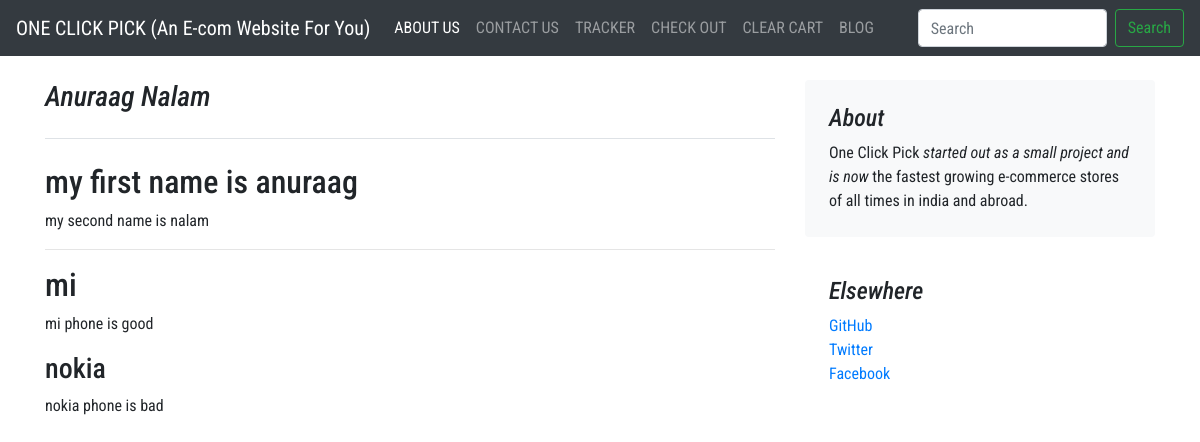
The page /blog/blogpost/1 on the database its author committed.
### blog/models.py (models this page shows)
class Blogpost(models.Model):
    post_id=models.AutoField(primary_key=True)
    title=models.CharField(max_length=70)
    head0=models.CharField(max_length=1000)
    chead0=models.CharField(max_length=1000)
    head1=models.CharField(max_length=1000)
    chead1=models.CharField(max_length=1000)
    head2=models.CharField(max_length=1000)
    chead2=models.CharField(max_length=1000)
    pub_date=models.DateField()
    image=models.ImageField(upload_to='shop/images',default='')
    def __str__(self):
        return self.title

### blog/views.py (the view)
# urls.py: path('blogpost/<int:id>',views.blogpost,name='blogPost'),
def blogpost(request,id):
    post=Blogpost.objects.filter(post_id=id)[0]
    '''by writing 0 at the end, we are passing the object at zeroth position but not the whole list (this list consists of one item only
    because the ids are unique)'''
    print(post)
    return render(request,'blog/blogpost.html',{'post':post})

### blog/templates/blog/blogpost.html (shortened to what this page needs)
<!DOCTYPE html>
<html lang="en">
  <head>
    <link rel="stylesheet" href="https://stackpath.bootstrapcdn.com/bootstrap/4.5.0/css/bootstrap.min.css">
  </head>
  <body>
    <nav class="navbar navbar-expand-lg navbar-dark bg-dark">
      <a class="navbar-brand" href="#">ONE CLICK PICK (An E-com Website For You)</a>
      <div class="collapse navbar-collapse" id="navbarSupportedContent">
        <ul class="navbar-nav mr-auto">
          <li class="nav-item active">
            <a class="nav-link" href="/shop/about">ABOUT US <span class="sr-only">(current)</span></a>
          </li>
          <li class="nav-item">
            <a class="nav-link" href="/shop/contact">CONTACT US</a>
          </li>
          <li class="nav-item">
            <a class="nav-link" href="/shop/tracker">TRACKER</a>
          </li>
          <li class="nav-item">
            <a class="nav-link" href="/shop/checkout">CHECK OUT</a>
          </li>
          <li class="nav-item" id='clearcart'>
            <a class="nav-link" href="#">CLEAR CART</a>
          </li>
          <li class="nav-item" id='blog'>
            <a class="nav-link" href="/blog">BLOG</a>
          </li>
        </ul>
        <form class="form-inline my-2 my-lg-0">
          <input class="form-control mr-sm-2" type="search" placeholder="Search" aria-label="Search">
          <button class="btn btn-outline-success my-2 my-sm-0" type="submit">Search</button>
        </form>
      </div>
    </nav>
    <div class="container">
    <div class="row mt-4">
        <div class="col-md-8 blog-main">
            <h3 class="pb-4 mb-4 font-italic border-bottom">
                {{post.title}}
            </h3>
            <div class="blog-post">
                <h2 class="blog-post-title">{{post.head0}}</h2>
                <p>{{post.chead0}}</p>
                <hr>
                <h2>{{post.head1}}</h2>
                <p>{{post.chead1}}</p>
                <h3>{{post.head2}}</h3>
                <p>{{post.chead2}}</p>
            </div>
        </div>
        <aside class="col-md-4 blog-sidebar">
            <div class="p-4 mb-3 bg-light rounded">
                <h4 class="font-italic">About</h4>
                <p class="mb-0">One Click Pick <em>started out as a small project and is now</em> the fastest growing e-commerce stores of all times in india and abroad.</p>
            </div>
            <div class="p-4">
                <h4 class="font-italic">Elsewhere</h4>
                <ol class="list-unstyled">
                    <li><a href="#">GitHub</a></li>
                    <li><a href="#">Twitter</a></li>
                    <li><a href="#">Facebook</a></li>
                </ol>
            </div>
        </aside>
    </div>
</div>
</body>
</html>

### blog/templates/blog/blogpost.html (style rules this page uses)
body { font-family: 'Dancing Script', cursive; font-family: 'Roboto Condensed', sans-serif; }

### rows shown on the page
Blogpost: title "Anuraag Nalam", head0 "my first name is anuraag", chead0 "my second name is nalam", head1 "mi", chead1 "mi phone is good", head2 "nokia", chead2 "nokia phone is bad"
